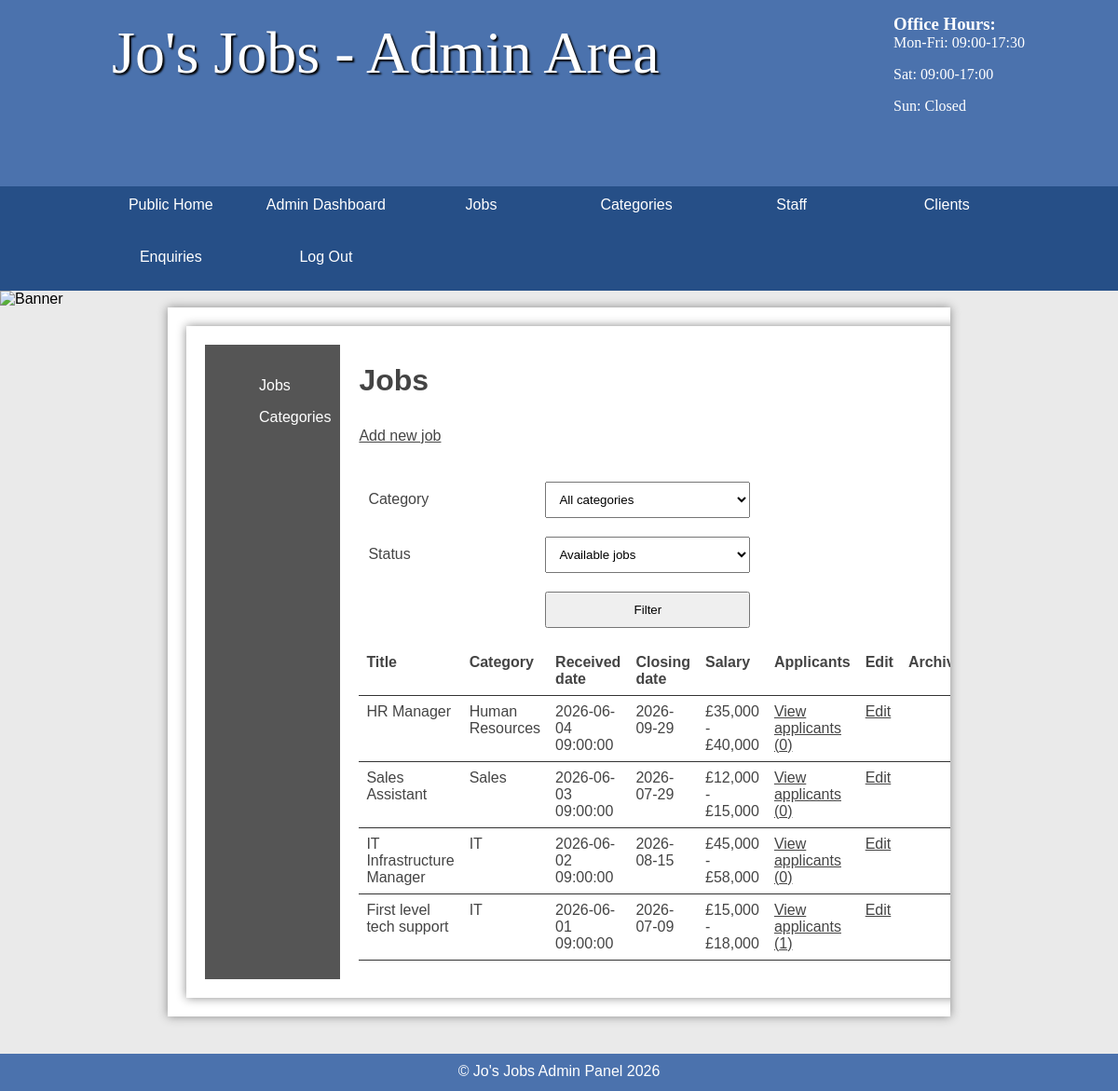
/jobs/public/admin/index.php?action=listJobs (signed in), run on the app's committed database.
### tables this page shows
CREATE TABLE job (
  id INT AUTO_INCREMENT PRIMARY KEY,
  title VARCHAR(45) DEFAULT NULL,
  description TEXT,
  salary VARCHAR(45) DEFAULT NULL,
  closingDate DATE DEFAULT NULL,
  categoryId INT DEFAULT NULL,
  location VARCHAR(255) DEFAULT NULL,
  dateAdded TIMESTAMP NOT NULL DEFAULT CURRENT_TIMESTAMP,
  archived TINYINT(1) NOT NULL DEFAULT 0,
  clientId INT DEFAULT NULL,
  FOREIGN KEY (categoryId) REFERENCES category(id) ON DELETE SET NULL,
  FOREIGN KEY (clientId) REFERENCES clients(id) ON DELETE SET NULL
);

CREATE TABLE category (
  id INT AUTO_INCREMENT PRIMARY KEY,
  name VARCHAR(45) DEFAULT NULL
);

### jobs/public/admin/index.php (called while the page is built, shortened)
<?php
require_once __DIR__ . '/../bootstrap.php';
$jobController      = new JobController($jobsTable, $categoriesTable, $applicantsTable);
$action = $_GET['action'] ?? 'home';
switch ($action) {
    case 'listJobs':
        $page = $jobController->list();
        break;
}
include __DIR__ . '/../admintemplates/' . $page['template'];
include __DIR__ . '/../admintemplates/index.html.php';

### jobs/public/JoJobs/Controllers/JobController.php (called while the page is built, shortened)
<?php
class JobController {
    private $jobsTable;
    private $categoriesTable;
    private $applicantsTable;
    public function __construct($jobsTable, $categoriesTable, $applicantsTable) {
        $this->jobsTable = $jobsTable;
        $this->categoriesTable = $categoriesTable;
        $this->applicantsTable = $applicantsTable;
    }
    public function list() {
        $categoryId = $_GET['categoryId'] ?? '';
        $status = $_GET['status'] ?? 'active';
        $today = date('Y-m-d');
        $query = 'SELECT job.*, category.name AS categoryName
                  FROM job
                  LEFT JOIN category ON job.categoryId = category.id
                  WHERE 1=1';
        $criteria = [];
        if ($status === 'active') {
            $query .= ' AND job.archived = 0 AND job.closingDate >= :today';
            $criteria['today'] = $today;
        }
        elseif ($status === 'archived') {
            $query .= ' AND job.archived = 1';
        }
        $query .= ' ORDER BY job.dateAdded DESC, job.id DESC';
        $jobs = $this->jobsTable->query($query, $criteria);
        $categories = $this->categoriesTable->findAll();
        foreach ($jobs as $key => $job) {
            $applicants = $this->applicantsTable->find('jobId', $job['id']);
            $jobs[$key]['applicant_count'] = count($applicants);
        }
        return [
            'template' => 'jobs.html.php',
            'title' => 'Manage Jobs',
            'variables' => [
                'jobs' => $jobs,
                'categories' => $categories,
                'selectedCategoryId' => $categoryId,
                'selectedStatus' => $status
            ]
        ];
    }
}

### jobs/public/CSY2089/DatabaseTable.php (called while the page is built, shortened)
<?php
class DatabaseTable {
    private $pdo;
    private $table;
    public function __construct(PDO $pdo, string $table, string $primaryKey, ?string $className = null) {
        $this->pdo = $pdo;
        $this->table = $table;
        $this->className = $className;
    }
    private function buildEntities(array $rows): array {
        return array_map(fn($row) => new $this->className($row), $rows);
    }
    public function find($field, $value) {
        $stmt = $this->pdo->prepare('SELECT * FROM ' . $this->table . ' WHERE ' . $field . ' = :value');
        $criteria = ['value' => $value];
        $stmt->execute($criteria);
        $stmt->setFetchMode(PDO::FETCH_ASSOC);
        return $this->buildEntities($stmt->fetchAll());
    }
    public function query($sql, $criteria = []) {
        $stmt = $this->pdo->prepare($sql);
        $stmt->execute($criteria);
        $stmt->setFetchMode(PDO::FETCH_ASSOC);
        return $stmt->fetchAll();
    }
}

### jobs/public/autoloader.php (called while the page is built, shortened)
<?php
spl_autoload_register(function (string $className): void {
    $classFile = __DIR__ . '/' . str_replace('\\', '/', $className) . '.php';
});

### jobs/public/admintemplates/jobs.html.php (the view, shortened to what this page needs)
<main class="sidebar">
    <section class="left">
        <ul>
            <li><a href="index.php?action=listJobs">Jobs</a></li>
            <li><a href="index.php?action=listCategories">Categories</a></li>
        </ul>
    </section>
    <section class="right">
    <?php if (isset($_SESSION['loggedin']) && $_SESSION['loggedin'] === true): ?>
        <h2>Jobs</h2>
        <a class="new" href="index.php?action=addJob">Add new job</a>
        <form method="get" action="index.php">
            <label>Category</label>
            <select name="categoryId">
                <option value="">All categories</option>
            </select>
            <label>Status</label>
            <select name="status">
                <option value="active" <?= $selectedStatus === 'active' ? 'selected' : '' ?>>Available jobs</option>
            </select>
            <input type="submit" value="Filter">
        </form>
        <table>
            <thead>
                <tr>
                    <th>Title</th>
                    <th>Category</th>
                    <th>Received date</th>
                    <th>Closing date</th>
                    <th>Salary</th>
                    <th>Applicants</th>
                    <th>Edit</th>
                    <th>Archive/Repost</th>
                </tr>
            </thead>
            <tbody>
                <?php foreach ($jobs as $job): ?>
                    <tr>
                        <td><?= htmlspecialchars($job['title'], ENT_QUOTES, 'UTF-8') ?></td>
                        <td><?= htmlspecialchars($job['categoryName'] ?? 'No category', ENT_QUOTES, 'UTF-8') ?></td>
                        <td><?= htmlspecialchars($job['dateAdded'] ?? '', ENT_QUOTES, 'UTF-8') ?></td>
                        <td><?= htmlspecialchars($job['closingDate'], ENT_QUOTES, 'UTF-8') ?></td>
                        <td><?= htmlspecialchars($job['salary'], ENT_QUOTES, 'UTF-8') ?></td>
                        <td>
                            <a href="index.php?action=viewApplicants&id=<?= $job['id'] ?>">
                                View applicants (<?= $job['applicant_count'] ?? 0 ?>)
                            </a>
                        </td>
                        <td>
                            <a href="index.php?action=editJob&id=<?= $job['id'] ?>">Edit</a>
                        </td>
                        <td>
                            <?php if ((int)$job['archived'] === 1): ?>
                                <form method="post" action="index.php?action=repostJob">
                                    <input type="hidden" name="id" value="<?= $job['id'] ?>">
                                    <input type="submit" value="Repost">
                                </form>
                            <?php else: ?>
                                <form method="post" action="index.php?action=archiveJob">
                                </form>
                            <?php endif; ?>
                        </td>
                    </tr>
                <?php endforeach; ?>
            </tbody>
        </table>
    <?php endif; ?>
    </section>
</main>

### jobs/public/styles.css (style rules this page uses)
* { margin: 0; padding: 0; box-sizing: border-box; }
html { font-family: 'Oxygen-Regular', Verdana, sans-serif; }
body { background-color: #eaeaea; }
main { width: 70vw; min-height: 80vh; margin: auto; padding: 20px; background-color: white; color: #444; box-shadow: 0 0 10px #888; overflow: auto; }
main h2 { font-size: 2em; }
main a { color: #333; }
main ul { margin-left: 3em; }
p, li, h2 { margin-bottom: 1em; }
form { margin-top: 20px; overflow: auto; }
form::after { content: ""; display: block; clear: both; }
form label, form input, form textarea, form select { float: left; width: 220px; padding: 10px; margin-top: 20px; }
form label { clear: left; width: 200px; }
input[type="submit"], button { clear: both; width: 220px; margin-left: 200px; margin-top: 20px; padding: 10px; cursor: pointer; }
table { width: 100%; margin-top: 20px; border-collapse: collapse; }
th, td { padding: 8px; border-bottom: 1px solid #333; text-align: left; vertical-align: top; }
.stock, .sidebar { display: table; }
.stock > ul, .sidebar .left { width: 10vw; display: table-cell; padding: 10px; background-color: #555; list-style: none; }
.stock .products, .sidebar .right { display: table-cell; padding: 20px; }
.stock > ul a, .sidebar .left a { color: white; text-decoration: none; }
.left ul { list-style: none; }
.right { padding: 20px; }
section a { color: #444; }

### data on the page
job: title "HR Manager", categoryId.name "Human Resources", dateAdded "2026-06-04 09:00:00", closingDate "2026-09-29", salary "£35,000 - £40,000", archived "0"
job: title "Sales Assistant", categoryId.name "Sales", dateAdded "2026-06-03 09:00:00", closingDate "2026-07-29", salary "£12,000 - £15,000", archived "0"
job: title "IT Infrastructure Manager", categoryId.name "IT", dateAdded "2026-06-02 09:00:00", closingDate "2026-08-15", salary "£45,000 - £58,000", archived "0"
job: title "First level tech support", categoryId.name "IT", dateAdded "2026-06-01 09:00:00", closingDate "2026-07-09", salary "£15,000 - £18,000", applicant_count "1"
